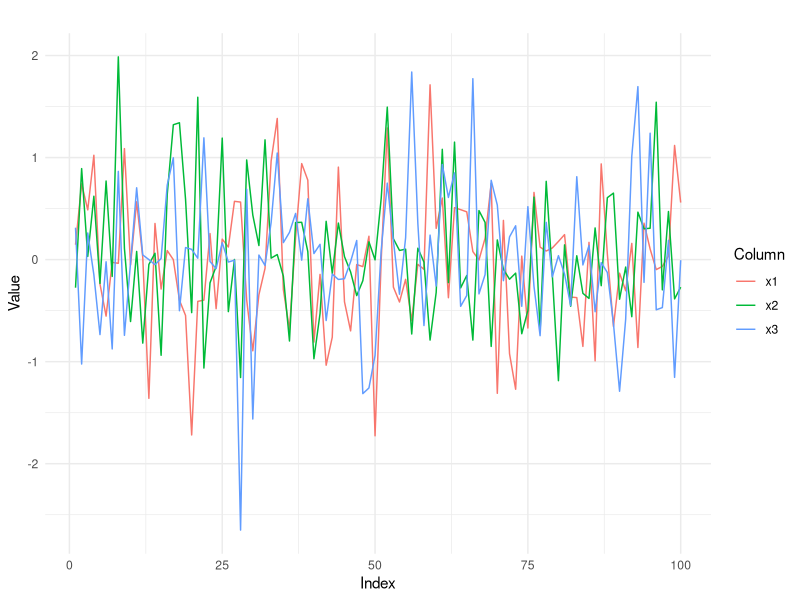
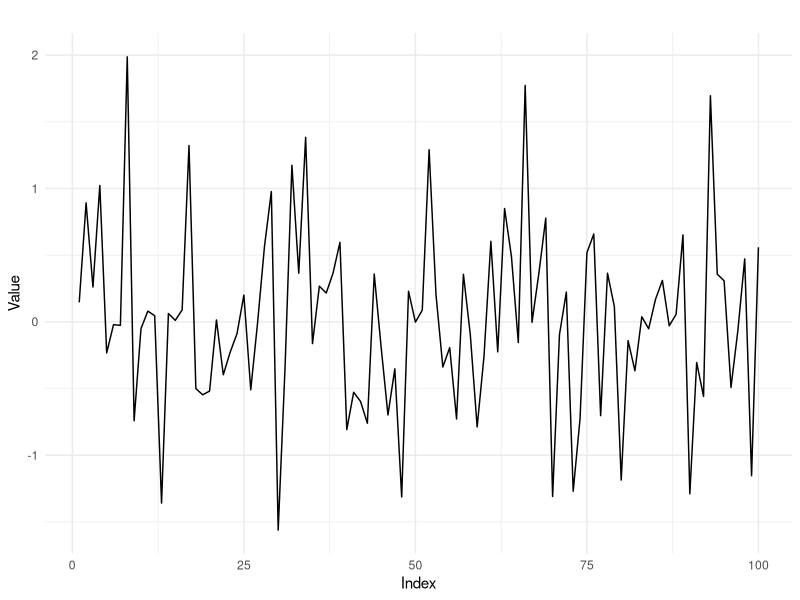

These figures' R source, in order:
# Load necessary packages and library
#install.packages("tidyverse")
#install.packages("ggplot2") 
#install.packages("reshape2")

library(ggplot2)
library(reshape2) 



# 
# Stochastic process
#
#
# fixed the random seed for the stochastic process $y(t,w)$
#
set.seed(123456) 
#
# loop tyo simulate the stochastic process  y(t,w) standard normal 
#

# Define the dimensions
n_rows <- 100
n_cols <- 100

# Create a matrix of random numbers
# rnorm(n_rows * n_cols) generates n_rows*n_cols random numbers
# matrix() reshapes these numbers into a n_rows x n_cols matrix
y <- matrix(rnorm(n_rows * n_cols), nrow = n_rows, ncol = n_cols)



#
# random seed for the stochastic process z(t,w)
#
set.seed(654321) 

# Define the dimensions of the matrix
n_rows <- 100
n_cols <- 100

# Generate the matrix
# rnorm(n_rows * n_cols) creates a vector of n_rows*n_cols random numbers from a normal distribution
# 10 + sqrt(5) * ... scales these numbers according to your formula
z <- matrix(10 + sqrt(5) * rnorm(n_rows * n_cols), nrow = n_rows, ncol = n_cols)



#
# random seed for the stochastic process  u(t,w)
#

set.seed(123) 

#
# simulate the stochastic process  u(t,w) U[-$\phi$, $\phi$]
#

# Define the dimensions of the matrix
n_rows <- 100
n_cols <- 100

# Calculate the constant pi
pi <- acos(-1)

# Generate the u1 matrix with random numbers from uniform distribution
u1 <- matrix(runif(n_rows * n_cols), nrow = n_rows, ncol = n_cols)

# Transform the values in u1 to create the u matrix
# The transformation is -pi + pi * u1
u <- -pi + pi * u1



#
#  simulate the stochastic process  x(t,w) defined by  (1)
#

# Define the dimensions of the matrices
n_rows <- 100
n_cols <- 100

# Create a matrix of row indices
i_matrix <- matrix(rep(1:n_rows, each = n_cols), nrow = n_rows, ncol = n_cols)

# Calculate the x matrix
# The operation is vectorized over all elements
x <- y * cos(z + i_matrix * u)

# You can print the matrix or write it to a file
# Uncomment the line below to print the matrix
# print(x)


#
# Transpose the matrix x and assign it to xl
#
xl <- t(x)

#
# extract the first three trows of matrix xl 
#


first_three_columns <- xl[, 1:3]





# Assuming first_three_columns is already defined

# Create a data frame suitable for ggplot
df <- data.frame(Index = 1:nrow(first_three_columns),
                 x1 = first_three_columns[,1],
                 x2 = first_three_columns[,2],
                 x3 = first_three_columns[,3])

# Melt the data frame to long format for ggplot
long_df <- reshape2::melt(df, id.vars = 'Index')

# Plotting using ggplot
ggplot(long_df, aes(x = Index, y = value, color = variable)) +
  geom_line() +
  theme_minimal() +
  labs(title = "",
       x = "Index",
       y = "Value",
       color = "Column")


# Assuming x1, x2, x3 are defined and of length 100 each
# Initialize xx
xx <- numeric(100)

# Loop to populate xx
for (i in 1:100) {
  j <- i %% 3  # Calculating modulo
  if (j == 1) {
    xx[i] <- df$x1[i]
  } else if (j == 2) {
    xx[i] <- df$x2[i]
  } else {  # When j is 0
    xx[i] <- df$x3[i]
  }
}

# Create a data frame for ggplot
df <- data.frame(Index = 1:100, Value = xx)

# Plotting
ggplot(df, aes(x = Index, y = Value)) +
  geom_line() +
  theme_minimal() +
  labs(title = "", x = "Index", y = "Value")
